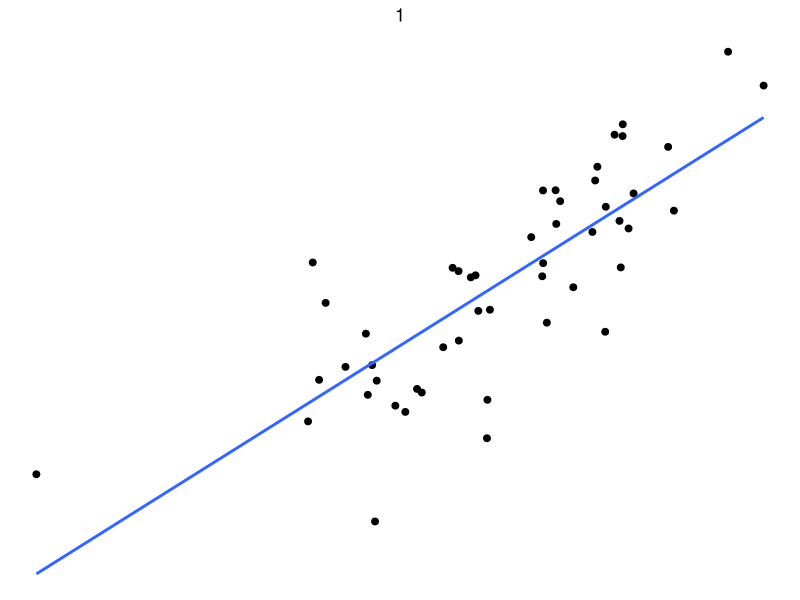
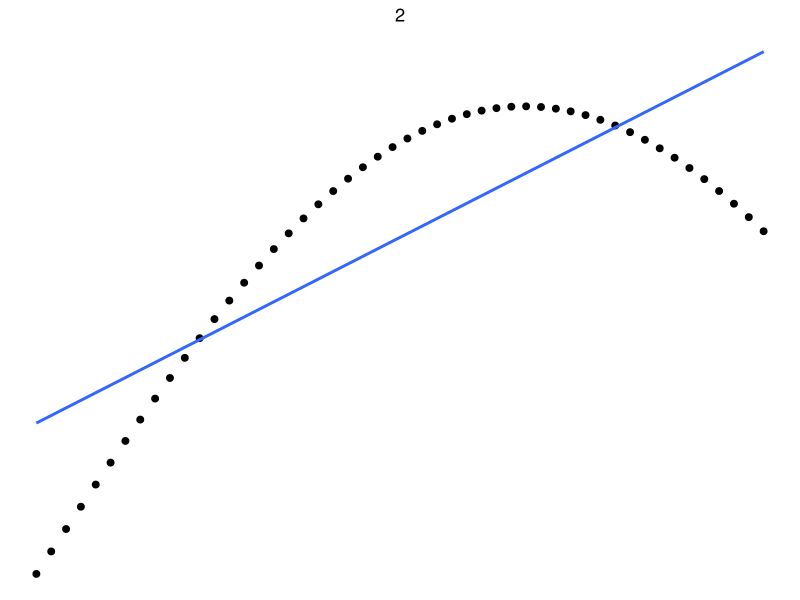
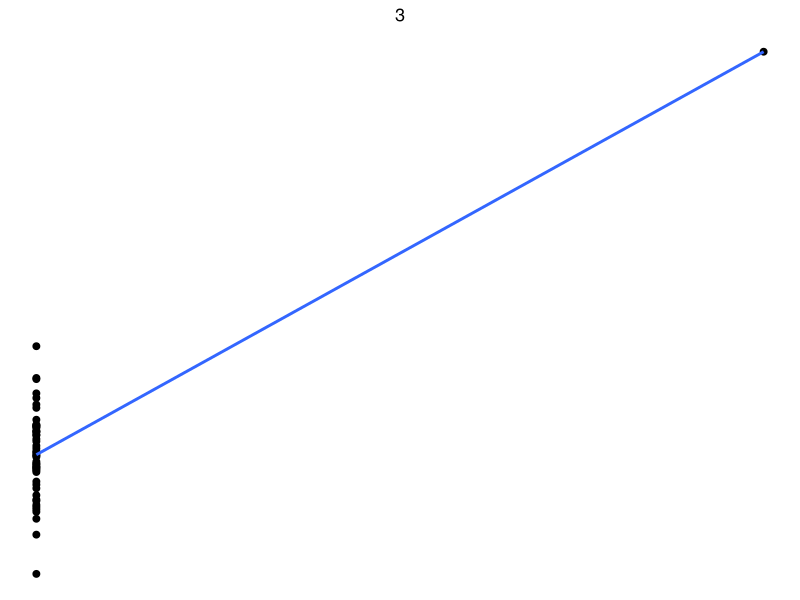
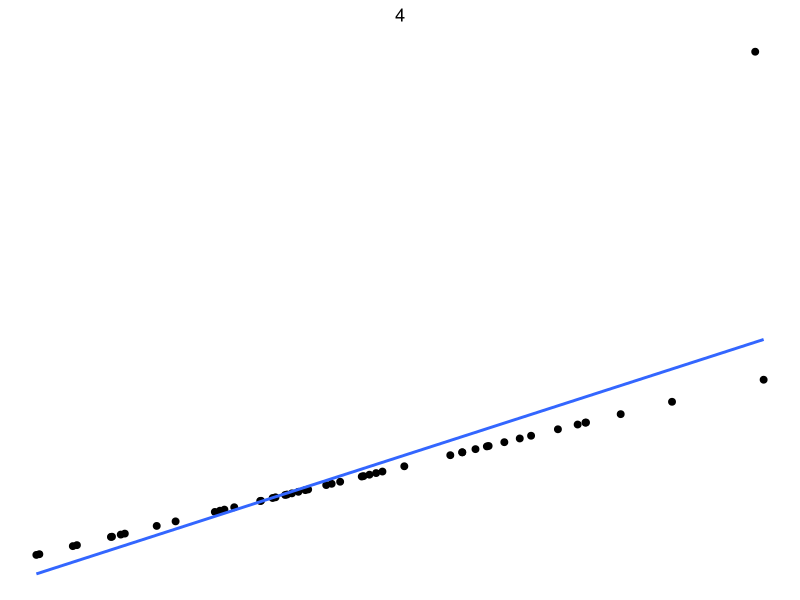
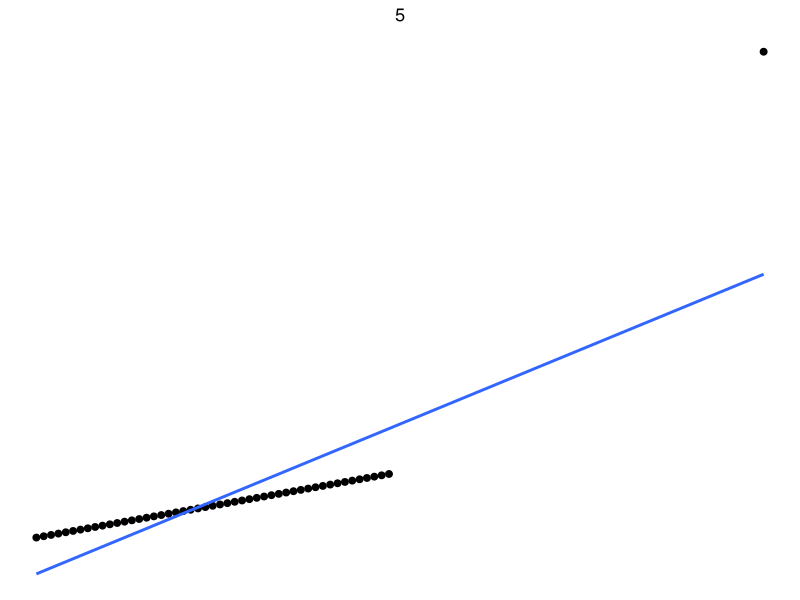
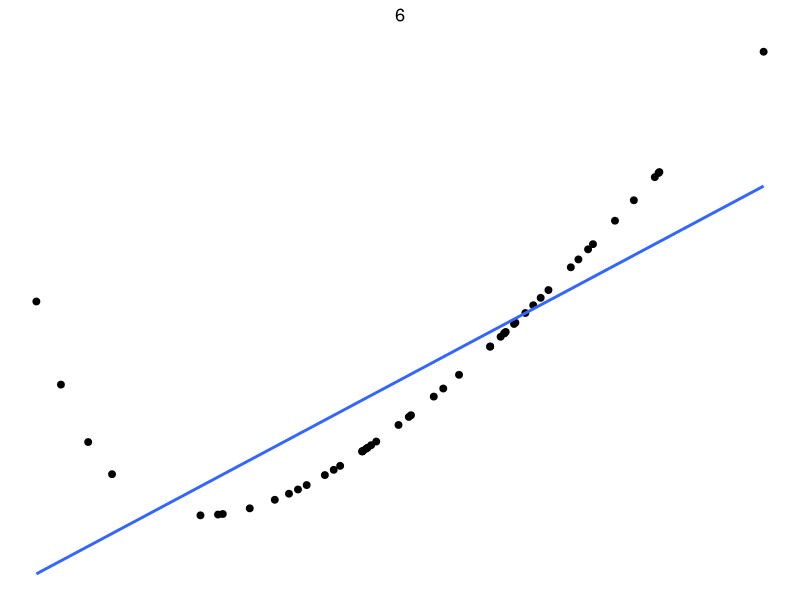
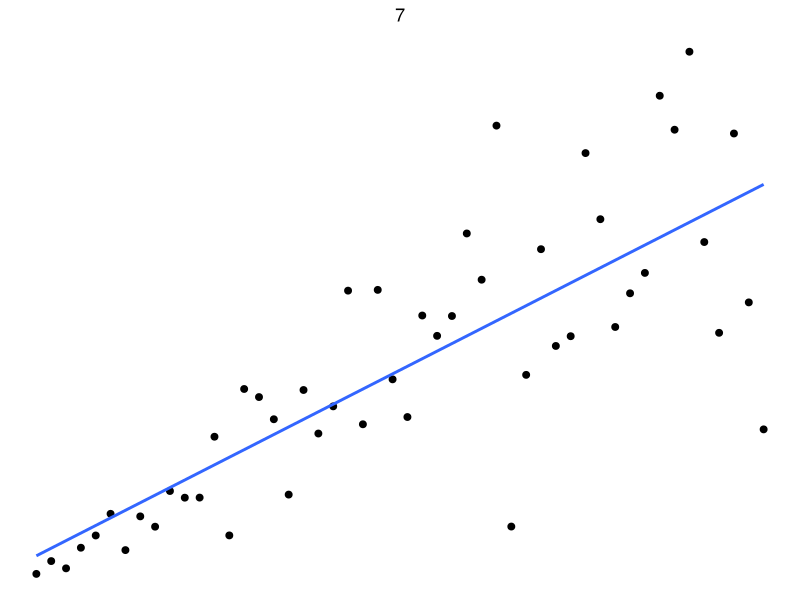
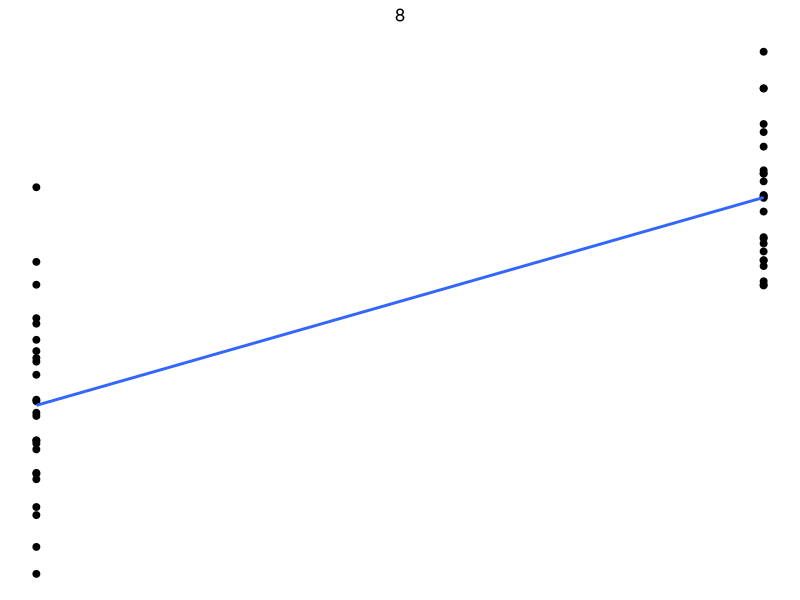

The R script that drew these images, in order: (Note: this script raises an error after producing the figures.)
# # I recently stumbled across Francis Anscombe's seminal paper on "Graphs in Statistical" analysis (American Statistician, 1973) and found myself easily convinced by the strength of his arguments yet also curious as to how he produced the mock up data that fit his statistical argument so perfectly.
# 
# # Not only did I want a data set that could make his aguments but I wanted to be a able to generate an arbitrary number of datasets and data. I tried a few different methods of producing the data that I wanted. 
# 
# # For instance say I wanted  to draw 11 x points with with mean 9 and variance 11 as found in the data. I attempted to draw 10 points then adjust the mean and variance by selectively drawing the 11th point. This approach however quickly fails as it relies too much on the 11th point. Say the mean from the first draws was unusually low with a mean of 8. In order to weight the sample mean back to 9 the 11th point would therefore need to be 19 in order to balance the x values at 9. Then you have to somehow figure out how to manage the variance which you know is already going to be blown up by the presence of your 11 value.
# 
# # Next I tried some search algorithms trying to use computation to search for possible values that fit my needed data. This was a highly problematic attempt that failed to produce any useful results.
# 
# # Fortunately, after a little reflection I realized the smarter approach was to make use of what I know about means and variances as well as correlations to modifying the sample to fit my desired outcome. For instance, no matter what x I started with (so long as x had any variation) I could adjust it to fit my needs. If the mean of x needs to be xmean. Then we can force it to be that:
# # (1) x = x-mean(x) + xmean
# 
# # Slightly more challenging, we could modify the variance of x by scaling the demeaned values of the sample. Since we know that 
# # (2) Var(aX)=a^2 * Var(x).
# 
# # Define a to be a multiplicative scalar for x
# # (3) a = (varX/var(x))^.5
# 
# # Thus we can have X be a sample with exact meanX and varianceX if we adjust it in the following manner:
# # (4)  x = a*(x-mean(x)) + mean(x)
# 
# a <- (varX/var(x))^.5
# x <- a*(x-mean(x)) + meanx
# mean(x) ; var(x)
# 
# # We now have x fitting our desired sample parameters.
# 
# # That was the easy part. What Professor Anscombe also did was he had regression values all match (ei b0=3 and b1=5) as well as correlations between x and y as well as mean and variances of y.
# 
# # From that list many people will realize that if b0 and b1 are specified and correlation x and y are specified and mean and variance x and y is specified then the mean and variance of y will be determined deterministically within the system.
# 
# # I used some known identities to figure out how much variance I would allow in the unexplained error u. To do that I started with knowing the 
# # SST = SSE + SSU (Sum of Squares Total = Sum of Squares Explained + Sum of Squares Unexplained)
# 
# # From (2) we know that the explained variance being contributed by x into y is:
# # (5) SSE = ((b1^2) * varX)*n
# 
# # Knowing that Variance(u) is SSU/n we can calculated what varianceu  needs to be.
# # (6) varianceu = (SSE/corXY^2 - SSE)/n
# 
# SSE <- (b1^2 * varX)*n
# varianceu = (SSE/corXY^2 - SSE)/n
# 
# # We also need to impose orthogonality between our sample x and our sample u in order to ensure that our regression coefficients will be exact. In order to do this I regress x on u then remove that best fit line from u resulting in correlation(x,u) = 0
# cfux <- coef(lm(u~x))
# u <- u - cfux[1] - cfux[2]*x
# 
# 
# # I, also adjust the variance of u using the same method as (3) and (4) to specify exactly the exact variance and mean (0).
# a <- (varianceu/var(u))^.5
# u <- a*(u-mean(u))
# 
# # Finally we are ready to combine.
# y = b0 + b1*x + u


################################################################

datagenerator <- function(n = 50, meanx = 9, varX = 11, b0 = 3, b1 = .5, corXY = .8,
                          xFUN = function(n) rnorm(n), 
                          uFUN = function(x) rnorm(length(x))) {
  
  # Mean y and variance y have to be set with some care as they are dependent upon x to some extent
  # since population mean(y) = b0 + b1 * mean(x) + mean(u) = b0 + b1*meanx 
  # variance(y) = b1^2 * variance(x) + variance(u) + 2*cov(x,u)
  
  # So we know that
  # meany     = b0+b1*meanx
  
  SSE <- (b1^2 * varX)*n
  # SST <- SSE + SSU

  # SSU = SSE/corXY - SSE
  # varianceU = SSU/n
  # varianceU = (SST - SSE)/n
  # Since corXY^2 = (SSE/SST)
  # SST =  SSE/corXY^2
  varianceu = (SSE/corXY^2 - SSE)/n
  
  # variancey = b1^2 * varX + varianceu
  
  # First off let us try to generate our data
  x <- xFUN(n)
  
  # Adjust x to have meanx and varX
  a <- (varX/var(x))^.5
  x <- a*(x-mean(x)) + meanx
  mean(x) ; var(x)
  
  # if (is.na(set2)) set2 <- set
  
  u <- uFUN(x)
  
  # Adjust u to be uncorrelated with x
  cfux <- coef(lm(u~x))
  u <- u - cfux[1] - cfux[2]*x
  
  # Adjust u to have varianceu
  a <- (varianceu/var(u))^.5
  u <- a*(u-mean(u))
  
  y = b0 + b1*x + u
  
  xy <- data.frame(x,y)
}

################################################################

library(ggplot2)

# Anscombe Quartet
xy1 <- datagenerator()
xy2 <- datagenerator(xFUN = function(n) 1:n, 
                     uFUN = function(x) {n <- length(x); sinpi(pi/4*(0:(n-1))/(n-1))})
xy3 <- datagenerator(xFUN = function(n) c(rep(0,n-1),1))
xy4 <- datagenerator(xFUN = function(n) sort(rnorm(n), decreasing=TRUE), 
                     uFUN = function(x) c(x[1]*(-5), x[2] , x[-(1:2)]*(-5)))


# Generate a situation were one outlier can completely misrepresent the relationships in the data
xy5 <- datagenerator(xFUN = function(n) c(2*n,(n-1):1), 
                     uFUN = function(x) c(x[1] * 50, x[-1] * 0))

# An alternative function that looks like a quardratic but is not
xy6 <- datagenerator(uFUN = function(x) -log(x))

# Heteroskedastic data
xy7 <- datagenerator(xFUN = function(n) 1:n, uFUN = function(x) (rnorm(length(x)))*rank(x))

# Heteroskedastic data
xy8 <- datagenerator(xFUN = function(n) rbinom(n,1,.5))


xy <- cbind(xy1,xy2,xy3,xy4,xy5,xy6, xy7, xy8)

apply(xy, 2,  mean); apply(xy, 2,  var)

summary(lm(y~x, data=xy1))
summary(lm(y~x, data=xy2))
summary(lm(y~x, data=xy3))
summary(lm(y~x, data=xy4))
summary(lm(y~x, data=xy5))
summary(lm(y~x, data=xy6))
summary(lm(y~x, data=xy7))
summary(lm(y~x, data=xy8))

for (i in 1:8)
assign(paste0("s",i), 
 ggplot(get(paste0("xy",i)), aes(x=x,y=y)) + 
   xlab(NULL) + ylab(NULL) + geom_point(size=2) + ggtitle(i)+
   geom_smooth(method='lm', se=FALSE)  + theme_void() + theme(legend.position="none") +
   theme(plot.title = element_text(hjust = 0.5))
)


setwd("Z:/Dropbox/Econometrics by Simulation/2019_03_March")
xylong <- cbind(set = rep(1:7,each=30), rbind(xy1,xy2,xy3,xy4,xy5,xy6,xy7))

write.csv(xylong, "Anscome.csv")

library(gridExtra)

grid.arrange(s1, s2, s3, s4, s5, s6, s7, s8, ncol=2)

png("Anscome.png", width=500, height=600)
grid.arrange(s1, s2, s3, s4, s5, s6, s7, s8, ncol=2)
dev.off()
################################################################


# Anscombe Quartet
xy1 <- datagenerator(b1 = -.5)
xy2 <- datagenerator(b1 = -.5, xFUN = function(n) 1:n, 
                     uFUN = function(x) {n <- length(x); sinpi(pi/4*(0:(n-1))/(n-1))})
xy3 <- datagenerator(b1 = -.5, xFUN = function(n) c(rep(0,n-1),1))
xy4 <- datagenerator(b1 = -.5, xFUN = function(n) sort(rnorm(n), decreasing=TRUE), 
                     uFUN = function(x) c(x[1]*(-5), x[2] , x[-(1:2)]*(-5)))


# Generate a situation were one outlier can completely misrepresent the relationships in the data
xy5 <- datagenerator(b1 = -.5, xFUN = function(n) c(2*n,(n-1):1), 
                     uFUN = function(x) c(x[1] * 50, x[-1] * 0))

# An alternative function that looks like a quardratic but is not
xy6 <- datagenerator(b1 = -.5, uFUN = function(x) -log(x))

# Heteroskedastic data
xy7 <- datagenerator(b1 = -.5, xFUN = function(n) 1:n, uFUN = function(x) (rnorm(length(x)))*rank(x))

# Heteroskedastic data
xy8 <- datagenerator(b1 = -.5, xFUN = function(n) rbinom(n,1,.5))

xy <- cbind(xy1,xy2,xy3,xy4,xy5,xy6, xy7, xy8)

apply(xy, 2,  mean); apply(xy, 2,  var)

summary(lm(y~x, data=xy1))
summary(lm(y~x, data=xy2))
summary(lm(y~x, data=xy3))
summary(lm(y~x, data=xy4))
summary(lm(y~x, data=xy5))
summary(lm(y~x, data=xy6))
summary(lm(y~x, data=xy7))
summary(lm(y~x, data=xy8))

for (i in 1:8)
  assign(paste0("s",i), 
         ggplot(get(paste0("xy",i)), aes(x=x,y=y)) + 
           xlab(NULL) + ylab(NULL) + geom_point(size=2) + ggtitle(i)+
           geom_smooth(method='lm', se=FALSE)  + theme_void() + theme(legend.position="none") +
           theme(plot.title = element_text(hjust = 0.5))
  )


setwd("Z:/Dropbox/Econometrics by Simulation/2019_03_March")
xylong <- cbind(set = rep(1:7,each=30), rbind(xy1,xy2,xy3,xy4,xy5,xy6,xy7))

write.csv(xylong, "Anscome2.csv")

library(gridExtra)

grid.arrange(s1, s2, s3, s4, s5, s6, s7, s8, ncol=2)

png("Anscome2.png", width=500, height=600)
grid.arrange(s1, s2, s3, s4, s5, s6, s7, s8, ncol=2)
dev.off()
